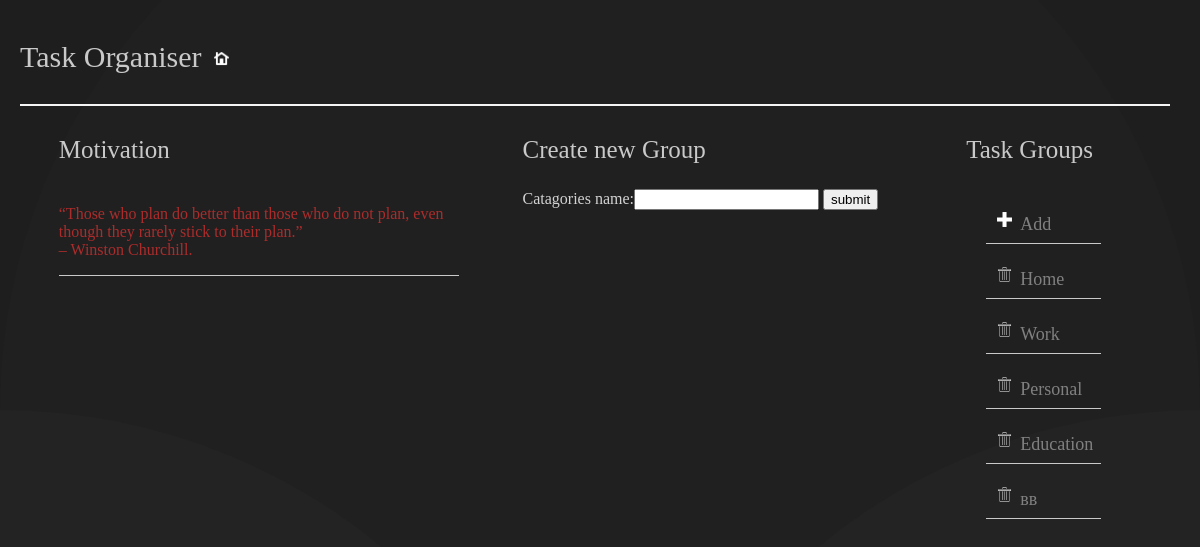
The app's page /catagories_create/ with its own data.
### task_group/models.py (models this page shows, shortened)
class Catagories (models.Model):
    catagories_name = models.CharField(max_length=20,primary_key=True)
    def __str__(self):
        return self.catagories_name

### task_group/views.py (the view)
# urls.py: path('catagories_create/',CatagoriesCreateView.as_view(),name='c_create'),
class CatagoriesCreateView(CreateView):
    fields = ('catagories_name',)
    model = models.Catagories
    success_url = reverse_lazy("task_group:tlist")
    def get_context_data(self, **kwargs):
        context = super(CatagoriesCreateView, self).get_context_data(**kwargs)
        context['cat_list'] = Catagories.objects.all()
        print(context)
        return context

### task_group/templates/task_group/catagories_form.html (shortened to what this page needs)
{% extends 'task_group/base.html' %}
{% block heading %}
<p class="groups_haeading">Create new Group</p>
{% endblock %}
{% block content %}
{%load static %}
<form method="post">
    <div class="formview">
    {{form}}
         <input type="submit" value="submit">
    </div>
</form>
{% endblock %}

### task_group/templates/task_group/base.html (shortened to what this page needs)
{% load static %}
<!DOCTYPE html>
<html lang="en">
<head>
    <link rel="stylesheet" href="{% static 'task_group/css/new.css' %}" type="text/css">
</head>
<body>
    <div class="base">
        <div class="title">
            <p class="title-text">Task Organiser</p>
            <div class="home">
                <a href="{% url 'task_group:tlist' %}" class="icon"><img src="{% static 'task_group/img/home.png' %}"></a>
            </div>
        </div>
        <div class="context">
            <div class="left">
                <p class="left-heading">Motivation</p>
                <div class="motivation">
                    <p>“Those who plan do better than those who do not plan, even though they rarely stick to their plan.”<br> – Winston Churchill. </p>
                </div>
            </div>
            <div class="tasklist">
                <div class="left-heading">
                    <p class="headingtext">{% block heading %} {% endblock%}</p>
                </div>
   {% block content %}
            {% endblock %}
            </div>
            <div class="groups">
                <p class="groups-heading">Task Groups</p>
                <ul>
                    <li><a href="/catagories_create/" ><img src="{% static 'task_group/img/plus.png' %}"></a>Add</li>
                    {% for c in cat_list %}
                    <li>
                        <a href="/catagories_delete/{{c.pk}}" ><img src="{% static 'task_group/img/trash.png' %}"></a><a href="/details/{{c.pk}}" >{{c.catagories_name}}</a>
                    </li>
                  {% endfor %}
                </ul>
            </div>
        </div>
    </div>
</body>
</html>

### task_group/static/task_group/css/new.css (style rules this page uses)
body { height: 100vh; margin: 10px; backhhground-image: url(https://images.pexels.com/photos/1291515/pexels-photo-1291515.jpeg?auto=compress&cs=tinysrgb&dpr=2&h=650&w=940); background-color: #000000; background-attachment: fixed; position: relative; background-size: cover; background-repeat: no-repeat; background-position: center; font-family: Bahnschrift Light; }
img { margin: 3px; height: 15px; padding-top: 12px; padding-right:5px; }
.title { float: left; position: static; border-bottom: 2px double whitesmoke; margin-right: 20px; margin-left:10px; display: flex; align-items: center; }
.title-text { color: rgb(201, 201, 201); font-size: 30px; font-family: Bahnschrift; }
.home { padding-left: 10px; padding-bottom: 5px; }
.base { display: flex; flex-direction: column; margin-bottom: 40px; }
.context { display: flex; flex-direction: row; justify-content: space-evenly; margin: 5px; justify-items: center; flex-wrap: wrap; align-items: flex-start; }
.left { color: rgb(172, 44, 44); display: flex; flex-direction: column; margin-right: 20px; display: flex; flex-direction: column; }
.left-heading { font-size: 25px; color: rgb(201, 201, 201); }
.motivation { max-width: 400px; font-size: 16px; border-bottom: 1px solid rgb(201, 201, 201); }
.tasklist { min-width: 30vw; display: flex; flex-direction: column; justify-content: center; max-width: 600px; }
.groups { color: gray; padding-left:20px; padding-right:20px; }
a { text-decoration:none; color: gray; }
.groups-heading { font-size: 25px; color: rgb(201, 201, 201); padding-left: 20px; }
li { list-style: none; padding: 8px; margin-right: 20px; font-size: 18px; border-bottom: 1px solid rgb(201, 201, 201); }
.formview { color:rgb(211, 211, 211); }

### records on screen
Catagories: catagories_name "Home"
Catagories: catagories_name "Work"
Catagories: catagories_name "Personal"
Catagories: catagories_name "Education"
Catagories: catagories_name "вв"
